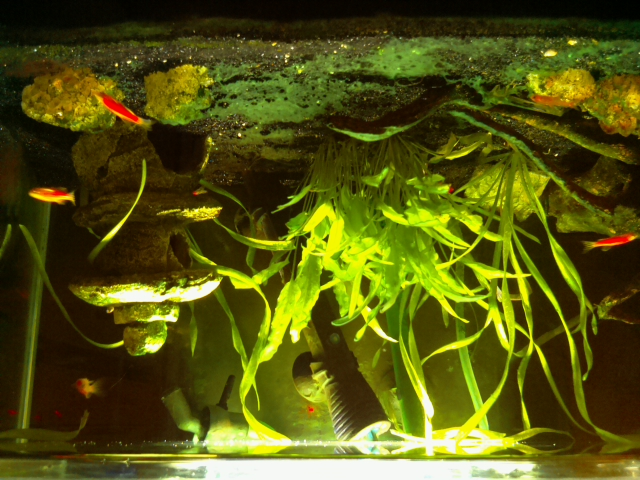
#> input picture openCV/testMedia/0.jpg, 640 x 480 px, given in place of the camera
$ python make_video.py
#> lines starting #> are read from the running program, lines starting #| are printed output that depends on the picture; after the words box and inside, x2 and y2 are one past the last pixel; in counts of white or black regions, pixels touching at a corner belong together
# import the necessary packages
from collections import deque
import numpy as np
import argparse
import imutils
import cv2

# construct the argument parse and parse the arguments
ap = argparse.ArgumentParser()
ap.add_argument("-v", "--video",
    help="path to the (optional) video file")
ap.add_argument("-b", "--buffer", type=int, default=64,
    help="max buffer size")
args = vars(ap.parse_args())

# define the lower and upper boundaries of the "pink"
# fish in the HSV color space, then initialize the
# list of tracked points
orangeLower = (0, 215, 37)
orangeUpper = (255, 255, 255)
pts = deque(maxlen=64)

# if a video path was not supplied, grab the reference
# to the webcam
if not args.get("video", False):
    camera = cv2.VideoCapture(0)

# otherwise, grab a reference to the video file
else:
    camera = cv2.VideoCapture(args["video"])

# keep looping
while True:
    # grab the current frame
    (grabbed, frame) = camera.read()
#> frame is the input picture: shape (480, 640, 3); mean B, G, R 17, 85.1, 84.5

    # if we are viewing a video and we did not grab a frame,
    # then we have reached the end of the video
    if args.get("video") and not grabbed:
        break

    # resize the frame, blur it, and convert it to the HSV
    # color space
    frame = imutils.resize(frame, width=600)
#> frame: shape (450, 600, 3)
    # blurred = cv2.GaussianBlur(frame, (11, 11), 0)
    hsv = cv2.cvtColor(frame, cv2.COLOR_BGR2HSV)
#> hsv: shape (450, 600, 3); mean H, S, V 28.5, 224.8, 92.1

    mask = cv2.inRange(hsv, orangeLower, orangeUpper)
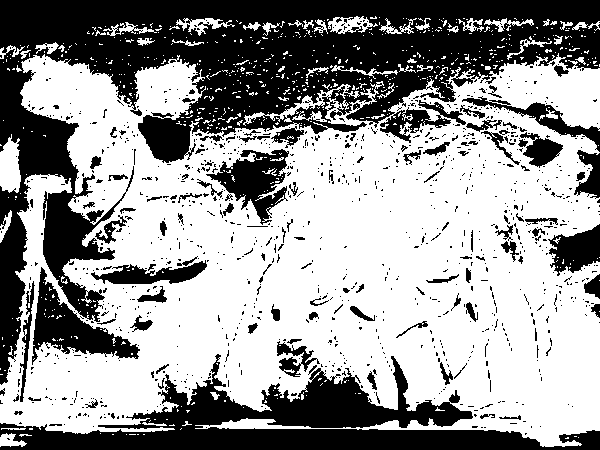
#> mask: shape (450, 600); 59.9% white; 1087 black regions (979 under 20 px), largest, box (x1, y1, x2, y2) and area: (0, 0, 600, 385) 64221, (0, 354, 600, 450) 21046, (32, 267, 140, 365) 3540
    mask = cv2.erode(mask, None, iterations=2)
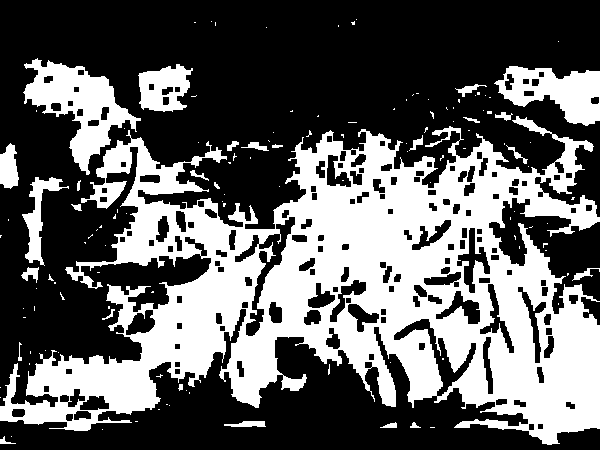
#> mask: shape (450, 600); 38.1% white; 130 white regions (103 under 20 px), largest, box (x1, y1, x2, y2) and area: (0, 116, 600, 445) 88773, (23, 58, 141, 175) 5214, (494, 66, 600, 126) 3546
    mask = cv2.dilate(mask, None, iterations=2)
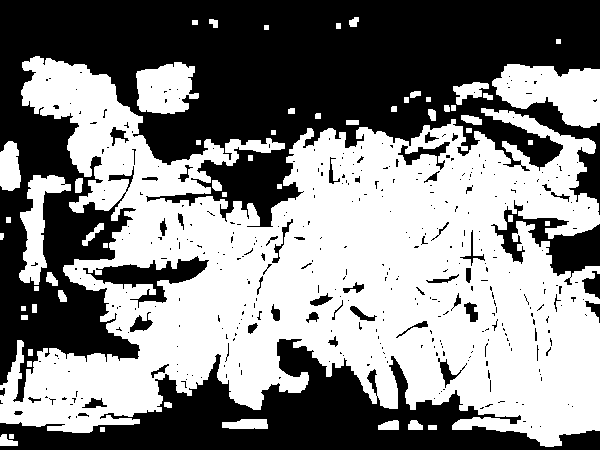
#> mask: shape (450, 600); 52.1% white; 405 black regions (350 under 20 px)

    # find contours in the mask and initialize the current
    # (x, y) center of the ball
    cnts = cv2.findContours(mask.copy(), cv2.RETR_EXTERNAL,
                            cv2.CHAIN_APPROX_SIMPLE)[-2]
#> cnts = 55 contours, 15 with area under 20; largest, box (x1, y1, x2, y2) and area: (0, 56, 600, 447) 131910, (492, 64, 600, 128) 4370, (136, 62, 199, 114) 2350, (19, 175, 71, 285) 2078, (0, 141, 21, 191) 800
    center = None

    # only proceed if at least one contour was found
    if len(cnts) > 0:
        # loop through all the contours in the mask
        for c in cnts:
            ((x, y), radius) = cv2.minEnclosingCircle(c)
            M = cv2.moments(c)
            center = (int(M["m10"] / M["m00"]), int(M["m01"] / M["m00"]))

            # only proceed if the radius meets a minimum  and max size
            if radius > 10:
                # if a video path was not supplied, grab the reference:
                # draw the circle and centroid on the frame,
                # then update the list of tracked points
                cv2.circle(frame, (int(x), int(y)), int(radius),
                           (0, 255, 255), 2)
                cv2.circle(frame, center, 5, (255, 0, 255), -1)

            # update the points queue
            pts.appendleft(center)
#> this loop made 55 passes
#> (x, y, radius, center) on passes 2, 5, 6, 7, 8, 14, 16, 18, 19, 25, 26, 27: (8.5, 440.8, 9.48, (6, 441)), (415, 426.3, 7.49, (414, 425)), (388, 425, 10.77, (389, 425)), (244.5, 425, 22.7, (246, 423)), (167.5, 404.5, 4.3, (167, 404)), (62, 295.5, 6.8, (61, 295)), (52, 278.5, 8.2, (51, 278)), (1.5, 236, 3.35, (1, 235)), (93, 234, 14.87, (92, 233)), (216.5, 185, 6.73, (216, 185)), (78.5, 185, 7.83, (78, 184)), (43.5, 229.5, 56, (37, 224))
#> (c, x, y, radius) on passes 1, 3, 4, 10, 11, 12: ([[9, 434], [9, 438], [13, 438], [13, 434]], 11, 436, 2.83), ([[100, 427], [100, 431], [104, 431], [104, 427]], 102, 429, 2.83), ([[428, 425], [428, 429], [436, 429], [436, 425]], 432, 427, 4.47), ([[28, 349], [28, 355], [32, 355], [32, 349]], 30, 352, 3.61), ([[21, 315], [21, 319], [27, 319], [27, 315]], 24, 317, 3.61), ([[21, 306], [21, 310], [25, 310], [25, 306]], 23, 308, 2.83)
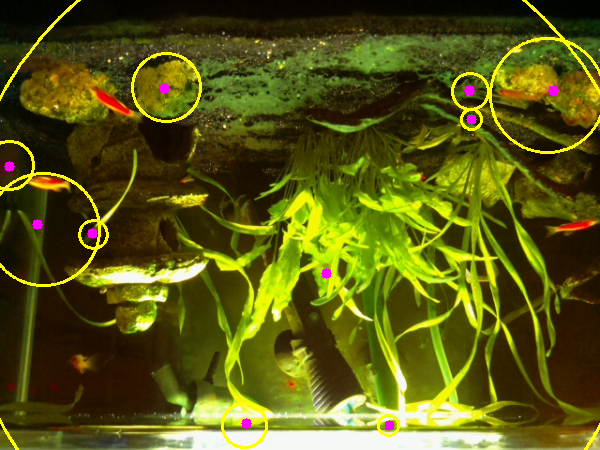
#> frame: shape (450, 600, 3); mean B, G, R 17.2, 88, 88.2

    # show the frame to our screen
    cv2.imshow("Frame", frame)
    key = cv2.waitKey(1) & 0xFF
#> (key q is pressed here)

    # if the 'q' key is pressed, stop the loop
    if key == ord("q"):
        break


# cleanup the camera and close any open windows
cv2.destroyAllWindows()

$ run again, on openCV/testMedia/test01.jpg
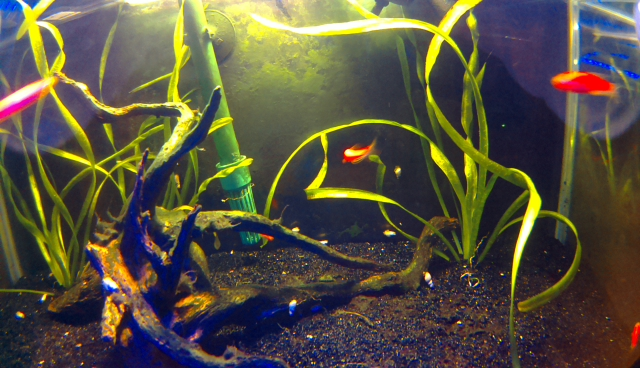
#> input picture openCV/testMedia/test01.jpg, 640 x 368 px, given in place of the camera
#> frame is the input picture: shape (368, 640, 3); mean B, G, R 65.2, 81.9, 86.6
#> hsv: shape (345, 600, 3); mean H, S, V 75.7, 113.6, 100.6
#> `mask = cv2.dilate(mask, None, iterations=2)`:
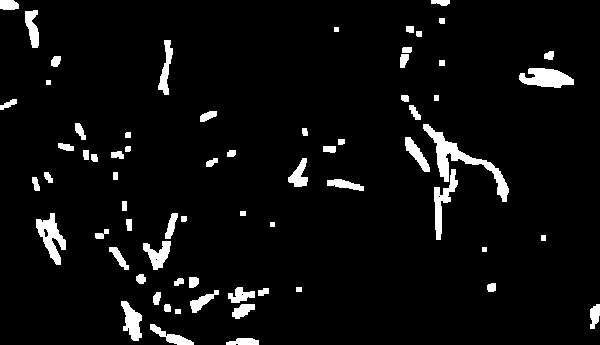
#> mask: shape (345, 600); 5.2% white; 68 white regions
#> cnts = 68 contours, 4 with area under 20; largest, box (x1, y1, x2, y2) and area: (423, 124, 509, 202) 1168, (519, 68, 574, 88) 686, (36, 213, 66, 265) 652, (434, 169, 458, 240) 496, (121, 301, 142, 341) 434
#> the loop `for c in cnts:` made 68 passes
#> (x, y, radius, center) on passes 1, 2, 4, 5, 6, 7, 8, 9: (242, 342, 16.12, (243, 341)), (171.5, 334, 23.71, (170, 336)), (594.5, 316, 12.82, (594, 315)), (243, 310, 12.53, (242, 310)), (167.5, 307.5, 4.3, (166, 307)), (129.5, 320.5, 21.27, (131, 321)), (157, 298, 6.71, (156, 297)), (205, 301, 17.03, (201, 301))
#> after the loop `for c in cnts:`:
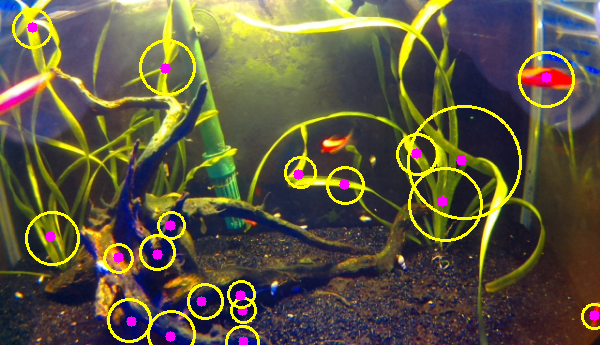
#> frame: shape (345, 600, 3); mean B, G, R 64.7, 87.6, 93.8
